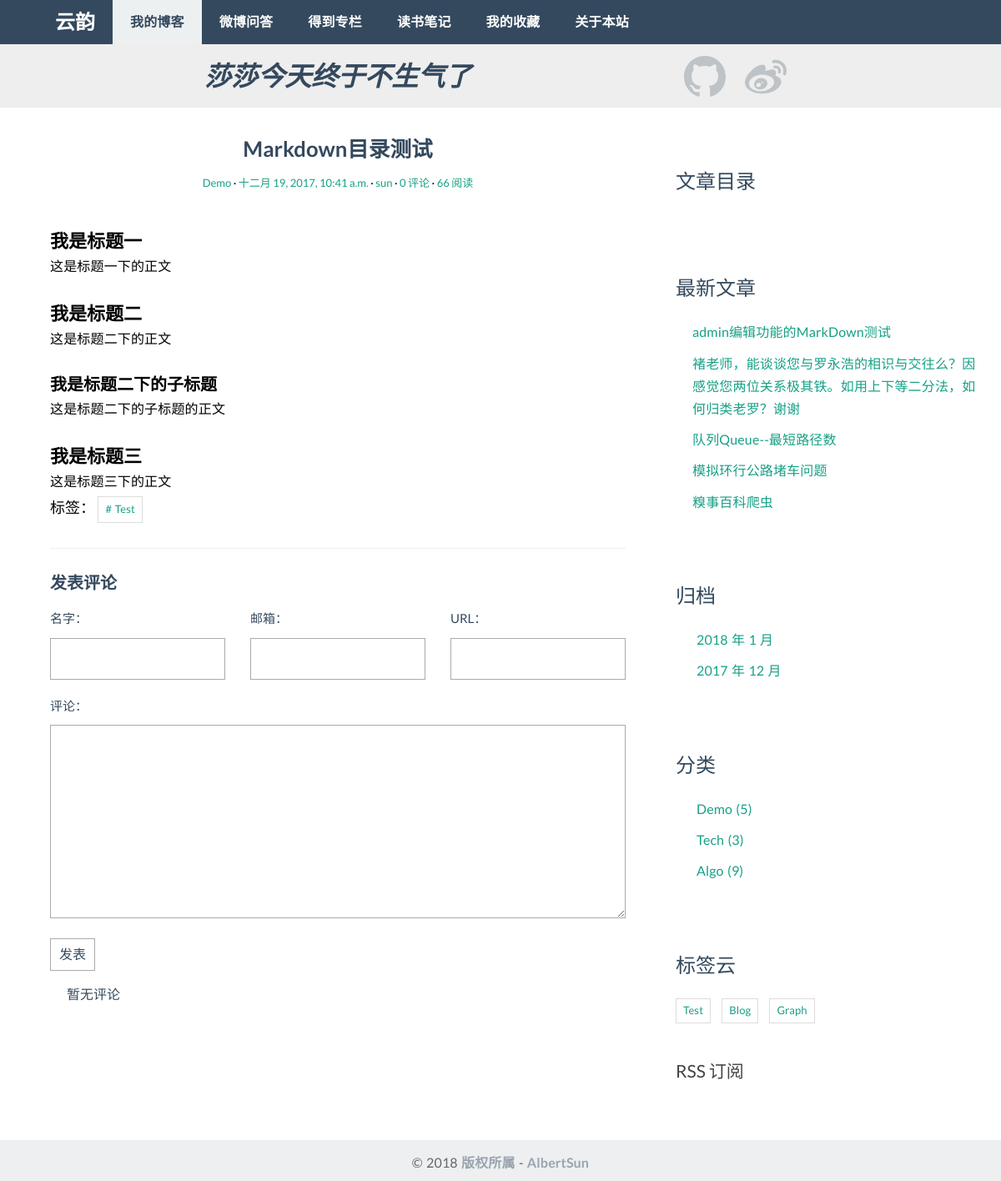
Screenshot of /post/12/ with the database file from the repository.
### article/models.py (models this page shows, shortened)
class Article(models.Model):
    title = models.CharField(max_length=30, verbose_name="文章标题")
    body = models.TextField(verbose_name="文章内容", default='')
    created_time = models.DateTimeField(verbose_name="创建时间")
    modified_time = models.DateTimeField(verbose_name="修改时间")
    excerpt = models.CharField(max_length=256, blank=True, verbose_name="摘要")
    '''
    这是分类与标签，分类与标签的模型我们已经定义在上面。
    我们在这里把文章对应的数据库表和分类、标签对应的数据库表关联了起来，但是关联形式稍微有点不同。
    我们规定一篇文章只能对应一个分类，但是一个分类下可以有多篇文章，所以我们使用的是 ForeignKey，即一对多的关联关系。
    而对于标签来说，一篇文章可以有多个标签，同一个标签下也可能有多篇文章，所以我们使用 ManyToManyField，表明这是多对多的关联关系。
    同时我们规定文章可以没有标签，因此为标签 tags 指定了 blank=True。
    如果你对 ForeignKey、ManyToManyField 不了解，请看教程中的解释，亦可参考官方文档：
    https://docs.djangoproject.com/en/1.10/topics/db/models/#relationships
    '''
    category = models.ForeignKey(Category, verbose_name="分类")
    tags = models.ManyToManyField(Tag, blank=True, verbose_name=u"标签")
    '''
    文章作者，这里 User 是从 django.contrib.auth.models 导入的。
    django.contrib.auth 是 Django 内置的应用，专门用于处理网站用户的注册、登录等流程，User 是 Django 为我们已经写好的用户模型。
    这里我们通过 ForeignKey 把文章和 User 关联了起来。
    因为我们规定一篇文章只能有一个作者，而一个作者可能会写多篇文章，因此这是一对多的关联关系，和 Category 类似。
    '''
    author = models.ForeignKey(User, verbose_name="作者")
    views = models.PositiveIntegerField(default=1, verbose_name="浏览量")
    def increase_views(self):
        self.views += 1
    def get_absolute_url(self):
        return reverse('article:detail', kwargs={'pk': self.pk})  # reverse的第一个参数是urls.py的url中的name, blogdetail
    class Meta:  # 列表中可以用多个项，比如 ordering = ['-created_time', 'title']，那么首先依据created_time排序
        ordering = ['-created_time']

class Category(models.Model):
    name = models.CharField(max_length=20, verbose_name="类别名称")

class Tag(models.Model):
    name = models.CharField(max_length=20, verbose_name="标签名称")

### article/views.py (the view)
# urls.py: url(r'^post/(?P<pk>[0-9]+)/$', views.ArticleDetailView.as_view(), name='detail'),
class ArticleDetailView(DetailView):
    model = Article
    template_name = 'article/detail.html'
    context_object_name = 'post'
    def get(self, request, *args, **kwargs):
        response = super(ArticleDetailView, self).get(request, *args, **kwargs)
        self.object.increase_views()
        return response
    def get_object(self, queryset=None):
        article = super(ArticleDetailView, self).get_object(queryset)
        md = markdown.Markdown(extensions=[
            'markdown.extensions.extra',
            'markdown.extensions.codehilite',
            TocExtension(slugify=slugify),
        ])
        article.body = md.convert(article.body)
        article.toc = md.toc
        return article
    def get_context_data(self, **kwargs):
        context = super(ArticleDetailView, self).get_context_data(**kwargs)
        form = CommentForm()
        comment_list = self.object.comment_set.all()
        context.update({
            'form': form,
            'comment_list': comment_list
        })
        return context

### comments/forms.py
class CommentForm(forms.ModelForm):
    class Meta:
        model = Comment
        fields = ['name', 'email', 'url', 'text']

### article/templatetags/blog_tags.py (called while the page is built)
@register.simple_tag
def get_recent_posts(num=5):
    return Article.objects.all().order_by('-created_time')[:num]

@register.simple_tag
def archives():
    return Article.objects.dates('created_time', 'month', order='DESC')

@register.simple_tag
def get_categories():
    return Category.objects.annotate(num_posts=Count('article')).filter(num_posts__gt=0)

@register.simple_tag
def get_tags():
    return Tag.objects.annotate(num_posts=Count('article')).filter(num_posts__gt=0)

### templates/article/detail.html (shortened to what this page needs)
{% extends 'base.html' %}
{% block main %}
    <article class="post post-{{ post.pk }}">
        <header class="entry-header">
            <h1 class="entry-title">{{ post.title }}</h1>
            <div class="entry-meta">
                <span class="post-category"><a href="{% url 'article:category' post.category.pk %}">{{ post.category.name }}</a></span>
                <span class="post-date"><a href="{% url 'article:archives' post.created_time.year post.created_time.month %}"><time class="entry-date"
                                                        datetime="{{ post.created_time}}">{{ post.created_time }}</time></a></span>
                <span class="post-author"><a href="#">{{ post.author }}</a></span>
                <span class="comments-link"><a href="#">{{ post.comment_set.count }} 评论</a></span>
                <span class="views-count"><a href="#">{{ post.views }} 阅读</a></span>
            </div>
      </header>
      <div class="entry-content clearfix">
          {{ post.body|safe }}
          <div class="widget-tag-cloud">
                <ul>
                    标签：
                    {% for tag in post.tags.all %}
                        <li><a href="{% url 'article:tag' tag.pk %}"># {{ tag.name }}</a></li>
                    {% endfor %}
                </ul>
            </div>
      </div>
    </article>
    <section class="comment-area" id="comment-area">
        <hr>
        <h3>发表评论</h3>
        <form action="{% url 'comments:post_comment' post.pk %}" method="post" class="comment-form">
            <div class="row">
                <div class="col-md-4">
                    <label for="{{ form.name.id_for_label }}">名字：</label>
                    {{ form.name }}
                </div>
                <div class="col-md-4">
                    <label for="{{ form.email.id_for_label }}">邮箱：</label>
                    {{ form.email }}
                </div>
                <div class="col-md-4">
                    <label for="{{ form.url.id_for_label }}">URL：</label>
                    {{ form.url }}
                </div>
                <div class="col-md-12">
                    <label for="{{ form.text.id_for_label }}">评论：</label>
                    {{ form.text }}
                    <button type="submit" class="comment-btn">发表</button>
                </div>
            </div>
        </form>
        <ul class="comment-list list-unstyled">
            {% for comment in comment_list %}
                <li class="comment-item">
                    <span class="nickname">{{ comment.name }}</span>
                    <time class="submit-date">{{ comment.created_time }}</time>
                    <div class="text">
                        {{ comment.text }}
                    </div>
                </li>
            {% empty %}
                暂无评论
            {% endfor %}
        </ul>
    </section>
{% endblock main %}
{% block toc %}
<div class="widget widget-content">
    <h3 class="widget-title">文章目录</h3>
</div>
{% endblock toc %}

### templates/base.html (shortened to what this page needs)
<!DOCTYPE html>
{% load staticfiles %}
{% load blog_tags %}
<html lang="zh-cn">
    <head>
        <link rel="stylesheet" href="{% static 'article/css/custom.css' %}">
        <link rel="stylesheet" href="{% static 'article/css/pagination.css' %}">
        <link rel="stylesheet" style="text/css" href="{% static 'article/css/friendly.css' %}">
        <link rel="stylesheet" href="{% static 'article/css/bootstrap.min.css' %}">
        <link rel="stylesheet" style="text/css" href="{%static 'article/css/flat-ui.css' %}">
        <link rel="stylesheet" style="text/css" href="{%static 'article/css/jblog.css' %}">
        <link rel="stylesheet" href="http://code.ionicframework.com/ionicons/2.0.1/css/ionicons.min.css">
    </head>
    <body>
        <header class="navbar-inverse navbar-fixed-top"  role="navigation">
            <div class="container">
                <nav>
                  <div class="container-fluid">
                    <div class="navbar-header">
                      <a class="navbar-brand" href="{% url 'article:index' %}">云韵</a>
                    </div>
                    <div id="navbar" class="collapse navbar-collapse">
                        <ul class="nav navbar-nav">
                            <li class="active"><a id="navbar-blog-a" href="{% url 'article:index' %}">我的博客</a></li>
                            <li ><a href="#">微博问答</a></li>
                            <li ><a href="#">得到专栏</a></li>
                            <li ><a href="#">读书笔记</a></li>
                            <li ><a href="#">我的收藏</a></li>
                            <li ><a href="#">关于本站</a></li>
                        </ul>
                    </div>
                  </div>
                </nav>
            </div>
        </header>
        <div class="jumbotron masthead">
              <div class="container">
                <div class = "row">
                    <div class="col-md-8 text-center">
                        <h3 style="font-size: 32px;"><i id="greeting-sentence">莎莎今天终于不生气了</i></h3>
                    </div>
                    <div class="col-md-2 icon-link-div">
                        <a href="https://github.com/jhonsonlaid">
                        </a>
                        <a href="http://weibo.com/2188137122/profile?rightmod=1&wvr=6&mod=personinfo&is_all=1">
                        </a>
                    </div>
                </div>
              </div>
        </div>
        <div class="content-body">
            <div class="container">
                <div class="row">
                    <main class="col-md-8">
                        {% block main %}
                        {% endblock main %}
                    </main>
                    <aside class="col-md-4">
                        {% block toc %}{% endblock toc %}
                        <div class="widget widget-recent-posts">
                            <h3 class="widget-title">最新文章</h3>
                            {% get_recent_posts as recent_post_list %}
                            <ul>
                                {% for post in recent_post_list %}
                                    <li>
                                        <a href="{{ post.get_absolute_url }}">{{ post.title }}</a>
                                    </li>
                                {% empty %}
                                    暂无文章！
                                {% endfor %}
                            </ul>
                        </div>
                        <div class="widget widget-archives">
                            <h3 class="widget-title">归档</h3>
                            {% archives as date_list %}
                            <ul>
                                {% for date in date_list %}
                                    <li>
                                        <a href="{% url 'article:archives' date.year date.month %}">
                                        {{ date.year }} 年 {{ date.month }} 月</a>
                                    </li>
                                {% empty %}
                                    暂无归档！
                                {% endfor %}
                            </ul>
                        </div>
                        <div class="widget widget-category">
                            <h3 class="widget-title">分类</h3>
                            {% get_categories as category_list %}
                            <ul>
                                {% for category in category_list %}
                                    <li>
                                        <a href="{% url 'article:category' category.pk %}">{{ category.name }} <span class="post-count">({{ category.num_posts }})</span></a>
                                    </li>
                                {% empty %}
                                    暂无分类！
                                {% endfor %}
                            </ul>
                        </div>
                        <div class="widget widget-tag-cloud">
                            <h3 class="widget-title">标签云</h3>
                                {% get_tags as tag_list %}
                                <ul>
                                    {% for tag in tag_list %}
                                    <li>
                                        <a href="{% url 'article:tag' tag.pk %}">{{ tag.name }}</a>
                                    </li>
                                    {% empty %}
                                        暂无标签！
                                    {% endfor %}
                                </ul>
                        </div>
                        <div class="rss">
                            <a href="{% url 'rss' %}"> RSS 订阅</a>
                        </div>
                    </aside>
                </div>
            </div>
        </div>
        <footer id="site-footer">
            <div class="container">
                <div class="row">
                    <div class="col-md-12">
                        <p class="copyright">&copy 2018 <a target="_blank" title="AlbertSun">版权所属</a>
                            - <a title="AlbertSun模板" target="_blank">AlbertSun</a>
                        </p>
                    </div>
                </div>
            </div>
        </footer>
    </body>
</html>

### article/static/article/css/custom.css (style rules this page uses)
* { outline: none; }
h1, h2, h3, h4, h5, h6 { margin-top: 0; }
a { color: #333; }
body { color: #444; font-family: "Lato", Helvetica, Arial, sans-serif; }
p, li { font-family: inherit; font-weight: 400; word-spacing: 1px; letter-spacing: 0.01em; }
.content-body { padding-bottom: 4em; }
.post { background: #fff; padding: 0px 30px 0; }
.entry-title { text-align: center; font-size: 1.6em; margin-bottom: 10px; line-height: 1.6; padding: 0px 20px 0; }
.entry-meta { text-align: center; color: #DDDDDD; font-size: 13px; margin-bottom: 15px; }
.entry-content { font-size: 18px; line-height: 1.9; font-weight: 300; color: #000; }
.post-category::after, .post-date::after, .post-author::after, .comments-link::after { content: " ·"; color: #000; }
.widget { background: #fff; padding: 30px 0 0; }
.widget-title { font-size: 1.5em; margin-bottom: 20px; line-height: 1.6; padding: 10px 0 0; font-weight: 400; }
.widget-recent-posts ul { padding: 0; margin: 0; padding-left: 20px; }
.widget-recent-posts ul li { list-style-type: none; position: relative; line-height: 170%; margin-bottom: 10px; }
.widget-recent-posts ul li::before { content: '\f3d3'; font-family: "Ionicons"; position: absolute; left: -17px; top: 3px; font-size: 16px; color: #000; }
.widget-archives ul { padding: 0; margin: 0; padding-left: 25px; }
.widget-archives ul li { list-style-type: none; position: relative; line-height: 170%; margin-bottom: 10px; }
.widget-archives ul li::before { content: '\f3f3'; font-family: "Ionicons"; position: absolute; left: -25px; top: 1px; font-size: 16px; color: #000; }
.widget-category ul { padding: 0; margin: 0; padding-left: 25px; }
.widget-category ul li { list-style-type: none; position: relative; line-height: 170%; margin-bottom: 10px; }
.widget-category ul li::before { content: '\f3fe'; font-family: "Ionicons"; position: absolute; left: -25px; top: 1px; font-size: 18px; color: #000; }
.widget-tag-cloud ul { padding: 0; margin: 0; margin-right: -10px; }
.widget-tag-cloud ul li { list-style-type: none; font-size: 13px; display: inline-block; margin-right: 10px; margin-bottom: 10px; padding: 3px 8px; border: 1px solid #ddd; }
.rss { font-size: 21px; margin-top: 30px; }
.rss a { color: #444; }
#site-footer { padding-top: 10px; padding: 0 0 12px 0; }
.copyright { text-align: center; padding-top: 1em; margin: 0; border-top: 1px solid #eee; color: #666; }
.contact-form input, .comment-form input { border: 1px solid #aaa; margin-bottom: 15px; width: 100%; padding: 15px 15px; font-size: 16px; line-height: 100%; transition: 0.4s border-color linear; }
.contact-form textarea, .comment-form textarea { border: 1px solid #aaa; margin-bottom: 15px; width: 100%; padding: 15px 15px; font-size: 16px; line-height: 20px !important; min-height: 183px; transition: 0.4s border-color linear; }
.comment-area { padding: 0 30px 0; }
.comment-form { margin-top: 15px; }
.comment-form .comment-btn { background-color: #fff; border: 1px solid #aaa; font-size: 16px; padding: 5px 10px; }
.comment-list { margin-top: 15px; }

### article/static/article/css/jblog.css (style rules this page uses)
.jumbotron { margin-top: 8px; }
.navbar-nav > .active >a { background-color: red; }
.icon-link { margin: 23px 10px 0px 10px; fill: #BDC3C7; width: 50px; height: 50px; }
body, p { font-size: 16px; }
h1, .h1 { font-size: 28px; margin-bottom: 10px; }
h2, .h2 { font-size: 22px; margin-bottom: 5px; }
h3, .h3 { font-size: 20px; margin-bottom: 5px; }
ul, ol { margin-left: 20px; padding-left: 10px; }

### rows the page displays
Article: title "Markdown目录测试", category.name "Demo", created_time "十二月 19, 2017, 10:41 a.m.", author "sun", comment_set.count "0", views "66", body "我是标题一 这是标题一下的正文 我是标题二 这是标题二下的正文 我是标题二下的子标题 这是标题二下的子标题的正文 我是标题三 这是标题三下的正文"
Tag: name "Test"
Article: title "admin编辑功能的MarkDown测试"
Article: title "褚老师，能谈谈您与罗永浩的相识与交往么？因感觉您两位关系极其铁。如用上下等二分法，如何归类老罗？谢谢"
Article: title "队列Queue--最短路径数"
Article: title "模拟环行公路堵车问题"
Article: title "糗事百科爬虫"
Category: name "Demo", num_posts "5"
Category: name "Tech", num_posts "3"
Category: name "Algo", num_posts "9"
Tag: name "Blog"
Tag: name "Graph"

### other values shown
{{ date.year }} "2018" "2017"
{{ date.month }} "1" "12"
